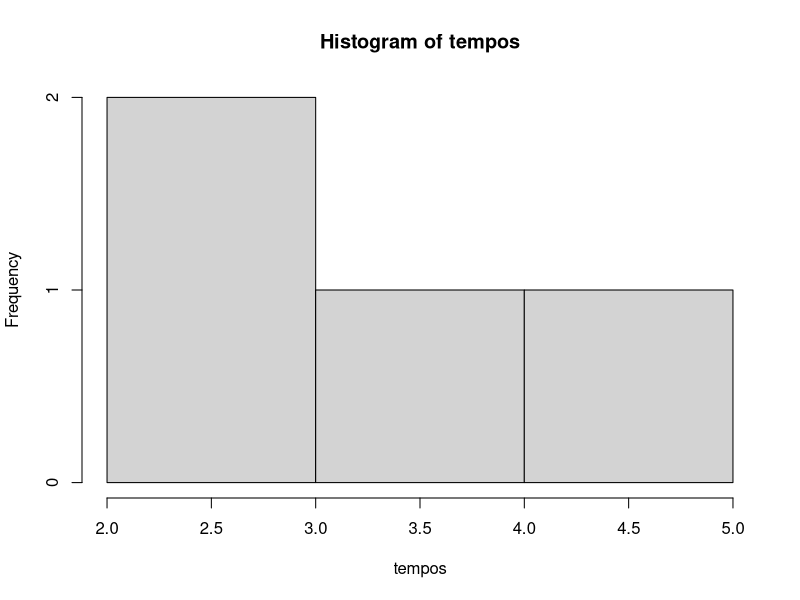

Write R code to recreate this figure.
## ---- chunk 1
knitr::opts_chunk$set(fig.width=5, fig.asp=3/4)
id <- 99                    # substitua 99 pelo seu proprio ID
## ---- chunk 2
tempos <- c(2.3, 2.8, 3.4, 4.5)
## ---- chunk 3
hist(tempos)
## ---- chunk 4
mean(tempos)
median(tempos)
